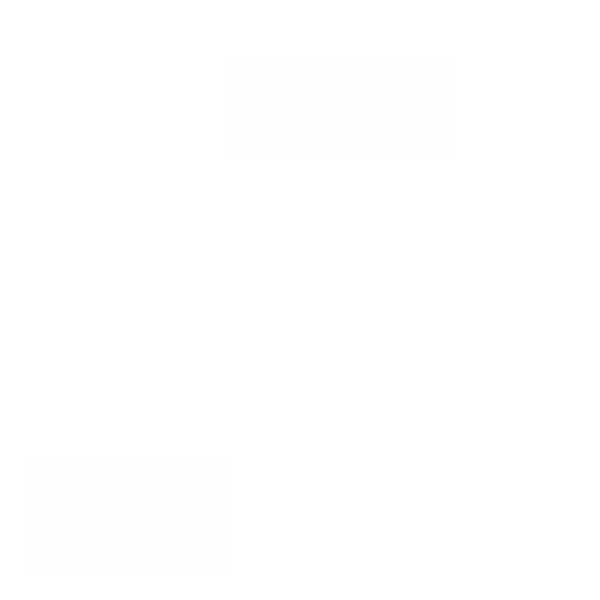
Frame 1 (no input)
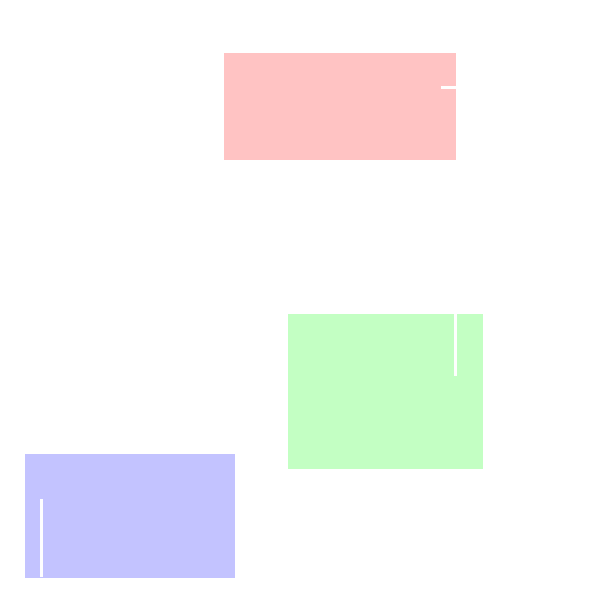
Frame 60 (the mouse pressed at the canvas centre just before this capture)
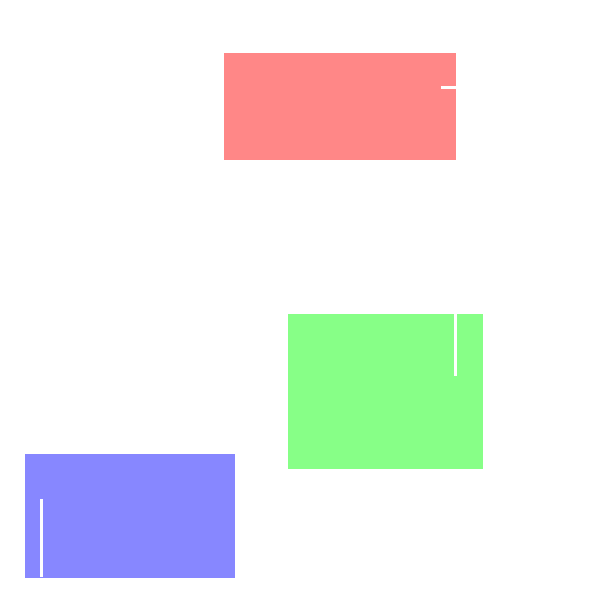
Frame 120 (the mouse held since frame 60 and released just before this capture)

The Processing sketch that drew these frames (run headless with seeded random() and noise(); from frame 60 on, the mouse is pressed at the canvas centre):

// Processing sketch: lineymondrian
// ── lineymondrian.pde
int SIZE = 600;
int baset, tvar;
int SW;
float j = 0;
float[] exes = {random(SIZE*0.25, SIZE*0.75), random(SIZE*0.25, SIZE*0.75), random(SIZE*0.25, SIZE*0.75), random(SIZE*0.25, SIZE*0.75)};
int i = 0;
float x1,x2,x3,y1,y2,y3,w1,w2,w3,h1,h2,h3;
int BG = 255;
float[][] verticals = {{random(SIZE), random(SIZE), random(SIZE)},{random(SIZE), random(SIZE), random(SIZE)},{random(SIZE), random(SIZE), random(SIZE)}};
float[][] horizontals = {{random(SIZE), random(SIZE), random(SIZE)},{random(SIZE), random(SIZE), random(SIZE)},{random(SIZE), random(SIZE), random(SIZE)}};

void mousePressed() {
  mp();
}
void mp(){
 fill(255);
 for(int i = 0; i < verticals.length; i++) {
   drawVertical(verticals[i]);
 }
  for(int i = 0; i < horizontals.length; i++) {
   drawHorizontal(horizontals[i]);
 }

}

void resetL(){
 for(int i = 0; i < verticals.length; i++) {
     verticals[i][0] = random(SIZE);
     float p2 = random(SIZE);
     verticals[i][1] = p2;
     verticals[i][2] = p2 + random(50,600);

 }
 for(int i = 0; i < horizontals.length; i++) {
     float p2 = random(SIZE);
     horizontals[i][0] = p2;
     horizontals[i][1] = random(SIZE);
     horizontals[i][2] = p2 + random(50,600);
 }
}

void drawVertical(float[] points) {

  line(points[0], points[1], points[0], points[2]);
}
  
  
void drawHorizontal(float[] points) {

  line(points[0], points[1], points[2], points[1]);
}
  


void setup() {
  SW = 3;
  resetL();
  strokeCap(SQUARE);
  surface.setSize(SIZE, SIZE);
  background(BG);
  strokeWeight(SW);
  stroke(255);
  x1 = random(SIZE);
  x2 = random(SIZE);
  x3 = random(SIZE);
  y1 = random(SIZE);
  y2 = random(SIZE);
  y3 = random(SIZE);
  w1 = random(100,250);
  w2 = random(100,250);
  w3 = random(100,250);
  h1 = random(100,250);
  h2 = random(100,250);
  h3 = random(100,250);
}


void draw() {    
  
  if(i++==255){
      i = 0;
      background(BG);
      x1 = random(SIZE-100);
      x2 = random(SIZE-100);
      x3 = random(SIZE-100);
      y1 = random(SIZE-100);
      y2 = random(SIZE-100);
      y3 = random(SIZE-100);
      w1 = random(100,400);
      w2 = random(100,400);
      w3 = random(100,400);
      h1 = random(100,400);
      h2 = random(100,400);
      h3 = random(100,400);
      resetL();
  }
  mp();

        fill(255, 0, 0,1);

    rect(x1, y1, w1, h1);
        fill(0, 255, 0,1);

    rect(x2,y2,w2,h2);
        fill(0, 0, 255,1);

    rect(x3,y3,w3,h3);


    noFill();


}
